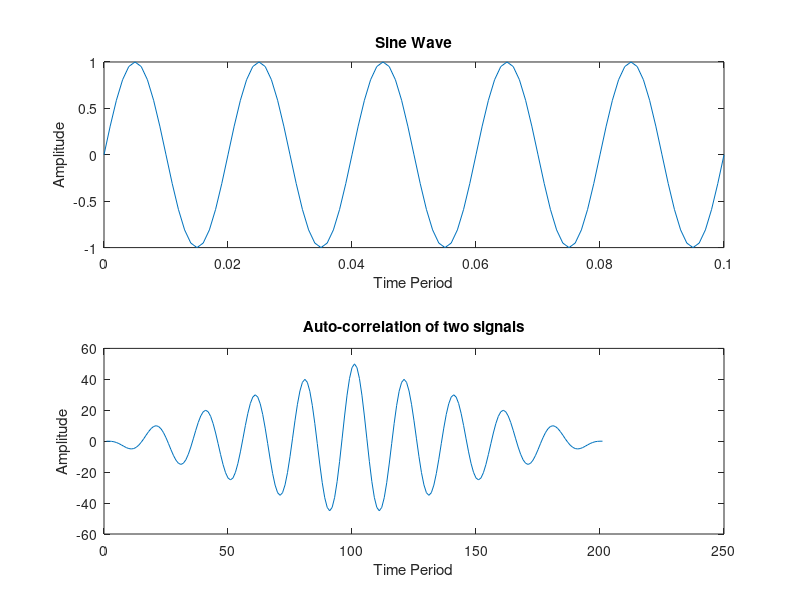

MATLAB code for this plot:
% Auto-correlation of two Continious Signals
clc
clear all
t = 0:0.001:0.1;
f = 50;     % frequency
t1 = 2*pi*f*t; 	%We know that, sin(wt); w=2*pi*T;

x = sin(t1);
subplot(2,1,1);
plot(t,x);
title('Sine Wave')
xlabel('Time Period');
ylabel('Amplitude');


y = xcorr(x,x); % Auto-correlation
subplot(2,1,2);
plot(y);
title('Auto-correlation of two signals');
xlabel('Time Period');
ylabel('Amplitude');
